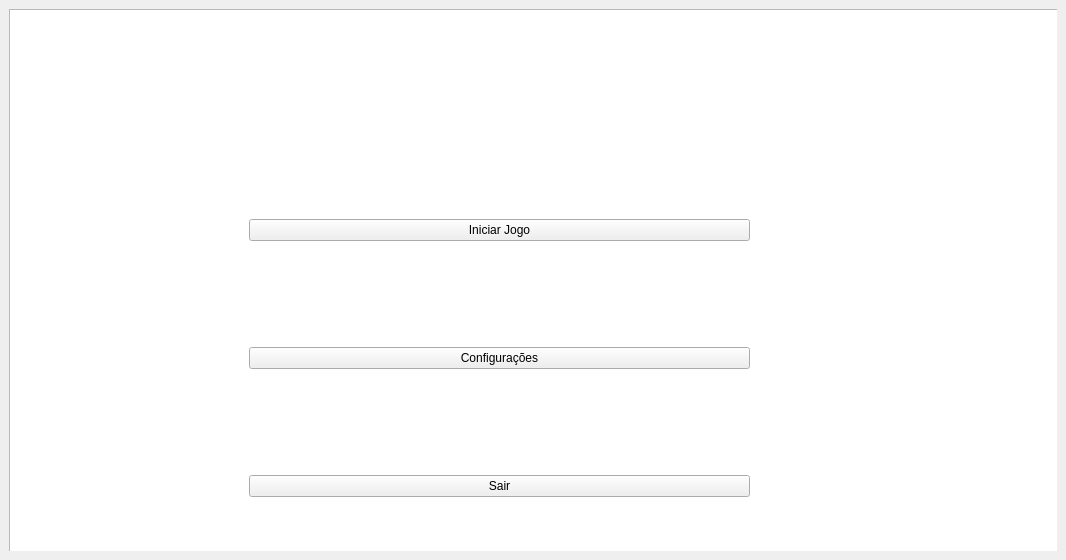
<?xml version="1.0" encoding="UTF-8"?>
<ui version="4.0">
 <class>MainWindow</class>
 <widget class="QMainWindow" name="MainWindow">
  <property name="geometry">
   <rect>
    <x>0</x>
    <y>0</y>
    <width>1066</width>
    <height>560</height>
   </rect>
  </property>
  <property name="windowTitle">
   <string>MainWindow</string>
  </property>
  <widget class="QWidget" name="centralwidget">
   <layout class="QGridLayout" name="gridLayout_2">
    <item row="0" column="0">
     <widget class="QStackedWidget" name="stackedWidget">
      <property name="currentIndex">
       <number>0</number>
      </property>
      <widget class="QWidget" name="menu">
       <widget class="QGraphicsView" name="menu_graphicsView">
        <property name="geometry">
         <rect>
          <x>0</x>
          <y>0</y>
          <width>1920</width>
          <height>1080</height>
         </rect>
        </property>
       </widget>
       <widget class="QWidget" name="verticalLayoutWidget">
        <property name="geometry">
         <rect>
          <x>240</x>
          <y>110</y>
          <width>501</width>
          <height>481</height>
         </rect>
        </property>
        <layout class="QVBoxLayout" name="verticalLayout_2">
         <item>
          <widget class="QPushButton" name="iniciarJogo_pushButton">
           <property name="text">
            <string>Iniciar Jogo</string>
           </property>
          </widget>
         </item>
         <item>
          <widget class="QPushButton" name="configuracoes_pushButton">
           <property name="text">
            <string>Configurações</string>
           </property>
          </widget>
         </item>
         <item>
          <widget class="QPushButton" name="sair_pushButton">
           <property name="text">
            <string>Sair</string>
           </property>
          </widget>
         </item>
        </layout>
       </widget>
      </widget>
      <widget class="QWidget" name="menuSom">
       <widget class="QGraphicsView" name="configuracoes_graphicsView">
        <property name="geometry">
         <rect>
          <x>0</x>
          <y>0</y>
          <width>1920</width>
          <height>1080</height>
         </rect>
        </property>
       </widget>
       <widget class="QWidget" name="gridLayoutWidget">
        <property name="geometry">
         <rect>
          <x>280</x>
          <y>110</y>
          <width>431</width>
          <height>471</height>
         </rect>
        </property>
        <layout class="QGridLayout" name="gridLayout">
         <item row="0" column="2">
          <widget class="QPushButton" name="musicaOff_pushButton">
           <property name="text">
            <string>OFF</string>
           </property>
          </widget>
         </item>
         <item row="1" column="2">
          <widget class="QPushButton" name="efeitosSonorosOff_pushButton">
           <property name="text">
            <string>OFF</string>
           </property>
          </widget>
         </item>
         <item row="1" column="1">
          <widget class="QPushButton" name="efeitosSonorosOn_pushButton">
           <property name="text">
            <string>ON</string>
           </property>
          </widget>
         </item>
         <item row="1" column="0">
          <widget class="QLabel" name="efeitosSonoros_label">
           <property name="text">
            <string>EFEITOS SONOROS</string>
           </property>
          </widget>
         </item>
         <item row="0" column="0">
          <widget class="QLabel" name="musica_label">
           <property name="text">
            <string>MÚSICA</string>
           </property>
          </widget>
         </item>
         <item row="0" column="1">
          <widget class="QPushButton" name="musicaOn_pushButton">
           <property name="text">
            <string>ON</string>
           </property>
          </widget>
         </item>
         <item row="2" column="1">
          <widget class="QPushButton" name="voltar_pushButton">
           <property name="text">
            <string>VOLTAR</string>
           </property>
          </widget>
         </item>
        </layout>
       </widget>
      </widget>
      <widget class="QWidget" name="fase1Exploracao">
       <layout class="QGridLayout" name="gridLayout_4">
        <item row="0" column="0">
         <widget class="QGraphicsView" name="fase1Exploracao_graphicsView"/>
        </item>
       </layout>
      </widget>
      <widget class="QWidget" name="fase1Batalha">
       <layout class="QGridLayout" name="gridLayout_3">
        <item row="0" column="0" rowspan="5" colspan="5">
         <widget class="QGraphicsView" name="fase1Batalha_graphicsView"/>
        </item>
        <item row="1" column="1" rowspan="2">
         <widget class="QPushButton" name="item1Hero_pushButton">
          <property name="text">
           <string>PushButton</string>
          </property>
         </widget>
        </item>
        <item row="1" column="2" rowspan="2">
         <widget class="QPushButton" name="item2Hero_pushButton">
          <property name="text">
           <string>PushButton</string>
          </property>
         </widget>
        </item>
        <item row="2" column="3">
         <widget class="QPushButton" name="item1Monster_pushButton">
          <property name="text">
           <string>PushButton</string>
          </property>
         </widget>
        </item>
        <item row="2" column="4">
         <widget class="QPushButton" name="item2Monster_pushButton">
          <property name="text">
           <string>PushButton</string>
          </property>
         </widget>
        </item>
        <item row="3" column="1" rowspan="2">
         <widget class="QPushButton" name="item3Hero_pushButton">
          <property name="text">
           <string>PushButton</string>
          </property>
         </widget>
        </item>
        <item row="3" column="2" rowspan="2">
         <widget class="QPushButton" name="item4Hero_pushButton">
          <property name="text">
           <string>PushButton</string>
          </property>
         </widget>
        </item>
        <item row="4" column="3">
         <widget class="QPushButton" name="item3Monster_pushButton">
          <property name="text">
           <string>PushButton</string>
          </property>
         </widget>
        </item>
        <item row="4" column="4">
         <widget class="QPushButton" name="item4Monster_pushButton">
          <property name="text">
           <string>PushButton</string>
          </property>
         </widget>
        </item>
       </layout>
       <widget class="QLabel" name="item2Hero_label">
        <property name="geometry">
         <rect>
          <x>300</x>
          <y>369</y>
          <width>120</width>
          <height>120</height>
         </rect>
        </property>
        <property name="text">
         <string>TextLabel</string>
        </property>
       </widget>
       <widget class="QLabel" name="item4Monster_label">
        <property name="geometry">
         <rect>
          <x>770</x>
          <y>530</y>
          <width>120</width>
          <height>120</height>
         </rect>
        </property>
        <property name="text">
         <string>TextLabel</string>
        </property>
       </widget>
       <widget class="QLabel" name="item1Monster_label">
        <property name="geometry">
         <rect>
          <x>640</x>
          <y>379</y>
          <width>120</width>
          <height>120</height>
         </rect>
        </property>
        <property name="text">
         <string>text label</string>
        </property>
       </widget>
       <widget class="QLabel" name="item4Hero_label">
        <property name="geometry">
         <rect>
          <x>300</x>
          <y>520</y>
          <width>120</width>
          <height>120</height>
         </rect>
        </property>
        <property name="text">
         <string>TextLabel</string>
        </property>
       </widget>
       <widget class="QLabel" name="hero_label">
        <property name="geometry">
         <rect>
          <x>170</x>
          <y>129</y>
          <width>250</width>
          <height>201</height>
         </rect>
        </property>
        <property name="text">
         <string>text label</string>
        </property>
        <property name="scaledContents">
         <bool>false</bool>
        </property>
        <property name="alignment">
         <set>Qt::AlignmentFlag::AlignCenter</set>
        </property>
       </widget>
       <widget class="QLabel" name="item3Hero_label">
        <property name="geometry">
         <rect>
          <x>170</x>
          <y>520</y>
          <width>120</width>
          <height>120</height>
         </rect>
        </property>
        <property name="text">
         <string>TextLabel</string>
        </property>
       </widget>
       <widget class="QLabel" name="item3Monster_label">
        <property name="geometry">
         <rect>
          <x>640</x>
          <y>530</y>
          <width>120</width>
          <height>120</height>
         </rect>
        </property>
        <property name="text">
         <string>TextLabel</string>
        </property>
       </widget>
       <widget class="QProgressBar" name="healthMonster_progressBar">
        <property name="geometry">
         <rect>
          <x>640</x>
          <y>80</y>
          <width>250</width>
          <height>21</height>
         </rect>
        </property>
        <property name="value">
         <number>24</number>
        </property>
       </widget>
       <widget class="QLabel" name="item2Monster_label">
        <property name="geometry">
         <rect>
          <x>770</x>
          <y>379</y>
          <width>120</width>
          <height>120</height>
         </rect>
        </property>
        <property name="text">
         <string>TextLabel</string>
        </property>
       </widget>
       <widget class="QLabel" name="item1Hero_label">
        <property name="geometry">
         <rect>
          <x>170</x>
          <y>369</y>
          <width>120</width>
          <height>120</height>
         </rect>
        </property>
        <property name="text">
         <string>TextLabel</string>
        </property>
       </widget>
       <widget class="QLabel" name="monster_label">
        <property name="geometry">
         <rect>
          <x>640</x>
          <y>129</y>
          <width>250</width>
          <height>201</height>
         </rect>
        </property>
        <property name="lineWidth">
         <number>0</number>
        </property>
        <property name="text">
         <string>text label</string>
        </property>
        <property name="alignment">
         <set>Qt::AlignmentFlag::AlignCenter</set>
        </property>
        <property name="wordWrap">
         <bool>false</bool>
        </property>
        <property name="margin">
         <number>1</number>
        </property>
        <property name="indent">
         <number>0</number>
        </property>
        <property name="openExternalLinks">
         <bool>true</bool>
        </property>
        <property name="textInteractionFlags">
         <set>Qt::TextInteractionFlag::LinksAccessibleByMouse</set>
        </property>
       </widget>
       <widget class="QProgressBar" name="healthHero_progressBar">
        <property name="geometry">
         <rect>
          <x>170</x>
          <y>80</y>
          <width>250</width>
          <height>21</height>
         </rect>
        </property>
        <property name="value">
         <number>24</number>
        </property>
       </widget>
       <zorder>item3Hero_pushButton</zorder>
       <zorder>item1Monster_pushButton</zorder>
       <zorder>item1Hero_pushButton</zorder>
       <zorder>item4Hero_pushButton</zorder>
       <zorder>item3Monster_pushButton</zorder>
       <zorder>item2Monster_pushButton</zorder>
       <zorder>item2Hero_pushButton</zorder>
       <zorder>item4Monster_pushButton</zorder>
       <zorder>fase1Batalha_graphicsView</zorder>
       <zorder>monster_label</zorder>
       <zorder>healthHero_progressBar</zorder>
       <zorder>healthMonster_progressBar</zorder>
       <zorder>hero_label</zorder>
       <zorder>item1Hero_label</zorder>
       <zorder>item1Monster_label</zorder>
       <zorder>item2Hero_label</zorder>
       <zorder>item2Monster_label</zorder>
       <zorder>item3Hero_label</zorder>
       <zorder>item3Monster_label</zorder>
       <zorder>item4Hero_label</zorder>
       <zorder>item4Monster_label</zorder>
      </widget>
     </widget>
    </item>
   </layout>
  </widget>
 </widget>
 <resources/>
 <connections/>
</ui>
